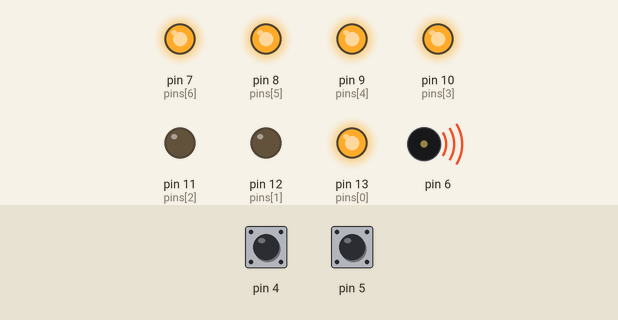
Simulated run of this sketch. Board: Arduino Uno, built with avr-gcc and run on an emulated ATmega328P. On the bench: output pins drawn as LEDs (lit = HIGH), buzzer (waves = sounding). Dashed ring = blinking. The inputs (shaded band) are chosen by the test bench; at power-on: pin 4 HIGH, pin 5 HIGH.

Above: at 1.2 s.
1.3 s: pin 4 pulled LOW for 0.15 s
At 2.76 s:
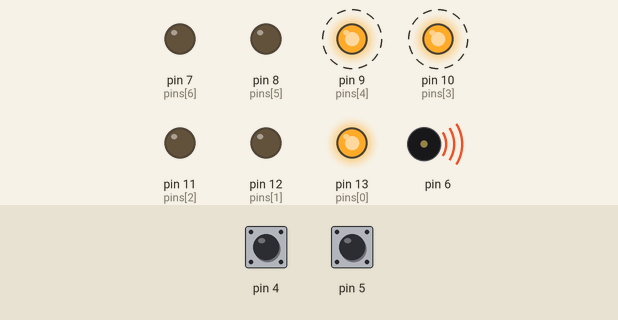
4.3 s: pin 5 pulled LOW for 1 s
At 6.25 s:
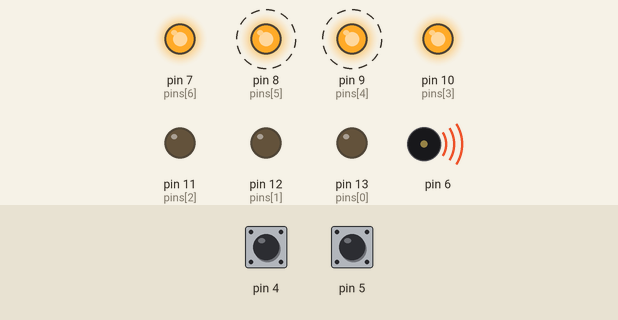
8.3 s: pin 5 pulled LOW for 3.2 s
At 9.25 s:
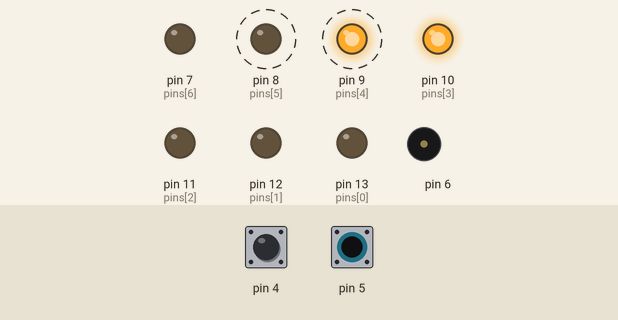
13.0 s: pin 5 pulled LOW for 0.15 s
At 14.45 s:
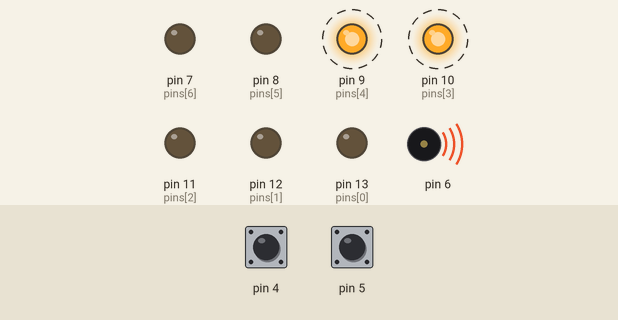
16.1 s: pin 4 pulled LOW for 3.2 s
22.3 s: pin 4 pulled LOW for 1 s
Timing chart, 0 to 26.3 s (numbered marks = the images above; inputs shaded):
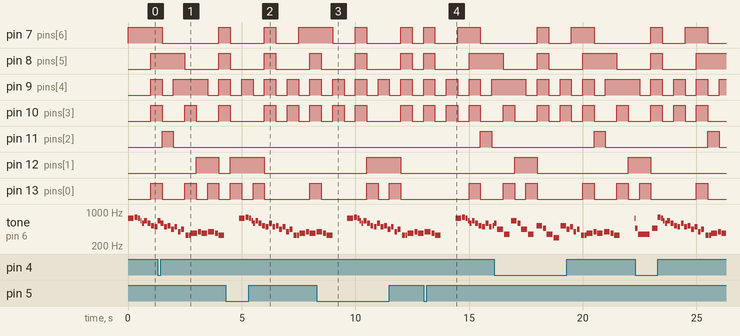

Measured:
- after the input at 4.3 s, pin 11 (pins[2]): stays LOW (without the input it goes to HIGH after 2.2 s); pin 12 (pins[1]): LOW → HIGH after 0.20 s instead of 3.7 s
- after the input at 8.3 s, pin 11 (pins[2]): stays LOW (without the input it goes to HIGH after 0.20 s)
- after the input at 13.0 s, pin 12 (pins[1]): stays LOW (without the input it goes to HIGH after 3.0 s)
- by itself, pin 9 (pins[4]): alternates HIGH for 0.50 s and LOW for 0.50 s, 8 changes in all, then stays HIGH
- by itself, tone on pin 6: plays 587 Hz for 0.13 s, 440 Hz for 0.25 s, 349 Hz for 0.25 s, 659 Hz for 0.25 s, 587 Hz for 0.13 s, 440 Hz for 0.25 s … (25 notes in this stretch)

The sketch:

polling.ino
```cpp
#define C3  131
#define CS3 139
#define D3  147
#define DS3 156
#define E3  165
#define F3  175
#define FS3 185
#define G3  196
#define GS3 208
#define A3  220
#define AS3 233
#define B3  247
#define C4  262
#define CS4 277
#define D4  294
#define DS4 311
#define E4  330
#define F4  349
#define FS4 370
#define G4  392
#define GS4 415
#define A4  440
#define AS4 466
#define B4  494
#define C5  523
#define CS5 554
#define D5  587
#define DS5 622
#define E5  659
#define F5  698
#define FS5 740
#define G5  784
#define GS5 831
#define A5  880

byte i = 0, j = 0;
byte pins[] = {13, 12, 11, 10, 9, 8, 7};
byte show[10][7] = {
  {0, 0, 0, 0, 0, 0, 1},
  {1, 0, 0, 1, 1, 1, 1},
  {0, 0, 1, 0, 0, 1, 0},
  {0, 0, 0, 0, 1, 1, 0},
  {1, 0, 0, 1, 1, 0, 0},
  {0, 1, 0, 0, 1, 0, 0},
  {1, 1, 0, 0, 0, 0, 0},
  {0, 0, 0, 1, 1, 1, 1},
  {0, 0, 0, 0, 0, 0, 0},
  {0, 0, 0, 1, 1, 0, 0},
};
int melody1[] = {FS5,G5,FS5,E5,D5,E5,D5,C5,B4,D5,B4,C5,A4,B4,G4,A4,0,E4,E4,FS4,G4,FS4,G4,FS4,E4,0};
int melody2[] = {
E5,D5,A4,F4,E5,D5,A4,F4,0,C5,AS4,F4,D4,C5,AS4,F4,AS4,A4,F4,D4,AS3,A3,AS3,C4,D4,E4,F4,G4,A4,0};
int noteDur1[] = {4,8,12,16,12,8,8,8,8,8,8,8,8,8,8,8,32,8,12,4,8,4,4,8,4,2};
int noteDur2[] = {4,8,4,4,4,8,4,4,16,4,8,4,4,4,8,2,4,4,4,4,4,6,4,4,4,4,4,4
};
int thisNote1 = 0, thisNote2 = 0, thisNum = -1;
long t1lastTime = 0, t1nowTime = 0, t1pauseTime = 0;
long t2lastTime = 0, t2nowTime = 0, t2pauseTime = 0;
long clastTime = 0, cnowTime = 0, cpauseTime = 0;

void setup() {
  for(i = 0; i < 7; i++) {
    pinMode(pins[i], OUTPUT);
  }
  pinMode(5, INPUT_PULLUP);
  pinMode(4, INPUT_PULLUP);
  for(j = 0; j < 7; j++) {
      digitalWrite(pins[j], show[0][j]);
  }
}

void checkToPlay() {
  if(digitalRead(4)) {
    t1nowTime = millis();
    if(t1nowTime - t1lastTime >= t1pauseTime) {
      if(thisNote1 > 26) {
        thisNote1 = 0;
      }
      tone(6, melody1[thisNote1], 1000 / noteDur1[thisNote1]);
      t1pauseTime = 1000 / noteDur1[thisNote1] * 1.2;
      t1lastTime = millis();
      thisNote1++;
    }
  }
  else {
    t2nowTime = millis();
    if(t2nowTime - t2lastTime >= t2pauseTime) {
      if(thisNote2 > 28) {
        thisNote2 = 0;
      }
      tone(6, melody2[thisNote2], 1000 / noteDur2[thisNote2]);
      t2pauseTime = 1000 / noteDur2[thisNote2] * 1.2;
      t2lastTime = millis();
      thisNote2++;
    }
  }
}

void counting() {
  cnowTime = millis();
  if(cnowTime - clastTime >= 500) {
    thisNum += digitalRead(5) + (digitalRead(5) - 1);
    if(thisNum > 9) {
      thisNum = 0;
    }
    else if(thisNum < 0) {
      thisNum = 9;
    }
    for(j = 0; j < 7; j++) {
      digitalWrite(pins[j], show[thisNum][j]);
    }
    clastTime = millis();
  }
}

void loop() {
  counting();
  checkToPlay();
}
```
